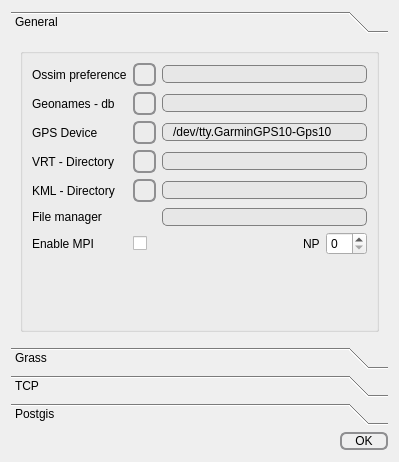
<?xml version="1.0" encoding="UTF-8"?>
<ui version="4.0">
 <class>Form</class>
 <widget class="QWidget" name="Form">
  <property name="geometry">
   <rect>
    <x>0</x>
    <y>0</y>
    <width>399</width>
    <height>462</height>
   </rect>
  </property>
  <property name="windowTitle">
   <string>Preference</string>
  </property>
  <property name="windowIcon">
   <iconset resource="../resources.qrc">
    <normaloff>:/icons/tools.png</normaloff>:/icons/tools.png</iconset>
  </property>
  <layout class="QVBoxLayout" name="verticalLayout">
   <item>
    <widget class="QToolBox" name="toolBox">
     <property name="currentIndex">
      <number>0</number>
     </property>
     <widget class="QWidget" name="page_5">
      <property name="geometry">
       <rect>
        <x>0</x>
        <y>0</y>
        <width>360</width>
        <height>293</height>
       </rect>
      </property>
      <attribute name="icon">
       <iconset resource="../resources.qrc">
        <normaloff>:/icons/epi.gif</normaloff>:/icons/epi.gif</iconset>
      </attribute>
      <attribute name="label">
       <string>General</string>
      </attribute>
      <layout class="QVBoxLayout" name="verticalLayout_5">
       <item>
        <widget class="QGroupBox" name="groupBox_2">
         <property name="title">
          <string/>
         </property>
         <layout class="QVBoxLayout" name="verticalLayout_6">
          <item>
           <layout class="QGridLayout" name="gridLayout">
            <item row="0" column="2">
             <widget class="QLineEdit" name="ossimpreference">
              <property name="styleSheet">
               <string notr="true">QLineEdit {
     border: 1px solid gray;
     border-radius: 5px;
     padding: 0 8px;
     background: rgb(231, 231, 231);
 }</string>
              </property>
              <property name="text">
               <string/>
              </property>
             </widget>
            </item>
            <item row="0" column="0">
             <widget class="QLabel" name="label_6">
              <property name="text">
               <string>Ossim preference</string>
              </property>
             </widget>
            </item>
            <item row="0" column="1">
             <widget class="QToolButton" name="selectpref">
              <property name="styleSheet">
               <string notr="true"> QToolButton { /* all types of tool button */
     border: 2px solid #8f8f91;
     border-radius: 6px;
     background-color: qlineargradient(x1: 0, y1: 0, x2: 0, y2: 1,
                                       stop: 0 #f6f7fa, stop: 1 #dadbde);
 }

 QToolButton[popupMode=&quot;1&quot;] { /* only for MenuButtonPopup */
     padding-right: 20px; /* make way for the popup button */
 }

 QToolButton:pressed {
     background-color: qlineargradient(x1: 0, y1: 0, x2: 0, y2: 1,
                                       stop: 0 #dadbde, stop: 1 #f6f7fa);
 }

 QToolButton:checked {
     background-color: qlineargradient(x1: 0, y1: 0, x2: 0, y2: 1,
                                       stop: 0 white, stop: 1 blue);
 }

 /* the subcontrols below are used only in the MenuButtonPopup mode */
 QToolButton::menu-button {
     border: 2px solid gray;
     border-top-right-radius: 6px;
     border-bottom-right-radius: 6px;
     /* 16px width + 4px for border = 20px allocated above */
     width: 16px;
 }

 QToolButton::menu-arrow {
     image: url(downarrow.png);
 }

 QToolButton::menu-arrow:open {
     top: 1px; left: 1px; /* shift it a bit */
 }</string>
              </property>
              <property name="text">
               <string/>
              </property>
              <property name="icon">
               <iconset resource="../resources.qrc">
                <normaloff>:/icons/page22_1.jpg</normaloff>:/icons/page22_1.jpg</iconset>
              </property>
             </widget>
            </item>
            <item row="2" column="0">
             <widget class="QLabel" name="label_4">
              <property name="text">
               <string>Geonames - db</string>
              </property>
             </widget>
            </item>
            <item row="2" column="1">
             <widget class="QToolButton" name="selectgeonamesdb">
              <property name="styleSheet">
               <string notr="true"> QToolButton { /* all types of tool button */
     border: 2px solid #8f8f91;
     border-radius: 6px;
     background-color: qlineargradient(x1: 0, y1: 0, x2: 0, y2: 1,
                                       stop: 0 #f6f7fa, stop: 1 #dadbde);
 }

 QToolButton[popupMode=&quot;1&quot;] { /* only for MenuButtonPopup */
     padding-right: 20px; /* make way for the popup button */
 }

 QToolButton:pressed {
     background-color: qlineargradient(x1: 0, y1: 0, x2: 0, y2: 1,
                                       stop: 0 #dadbde, stop: 1 #f6f7fa);
 }

 QToolButton:checked {
     background-color: qlineargradient(x1: 0, y1: 0, x2: 0, y2: 1,
                                       stop: 0 white, stop: 1 blue);
 }

 /* the subcontrols below are used only in the MenuButtonPopup mode */
 QToolButton::menu-button {
     border: 2px solid gray;
     border-top-right-radius: 6px;
     border-bottom-right-radius: 6px;
     /* 16px width + 4px for border = 20px allocated above */
     width: 16px;
 }

 QToolButton::menu-arrow {
     image: url(downarrow.png);
 }

 QToolButton::menu-arrow:open {
     top: 1px; left: 1px; /* shift it a bit */
 }</string>
              </property>
              <property name="text">
               <string/>
              </property>
              <property name="icon">
               <iconset resource="../resources.qrc">
                <normaloff>:/icons/db.png</normaloff>:/icons/db.png</iconset>
              </property>
             </widget>
            </item>
            <item row="2" column="2">
             <widget class="QLineEdit" name="geonames">
              <property name="styleSheet">
               <string notr="true">QLineEdit {
     border: 1px solid gray;
     border-radius: 5px;
     padding: 0 8px;
     background: rgb(231, 231, 231);
 }</string>
              </property>
              <property name="text">
               <string/>
              </property>
             </widget>
            </item>
            <item row="3" column="0">
             <widget class="QLabel" name="label_5">
              <property name="text">
               <string>GPS Device</string>
              </property>
             </widget>
            </item>
            <item row="3" column="1">
             <widget class="QToolButton" name="selectgpsdevice">
              <property name="styleSheet">
               <string notr="true"> QToolButton { /* all types of tool button */
     border: 2px solid #8f8f91;
     border-radius: 6px;
     background-color: qlineargradient(x1: 0, y1: 0, x2: 0, y2: 1,
                                       stop: 0 #f6f7fa, stop: 1 #dadbde);
 }

 QToolButton[popupMode=&quot;1&quot;] { /* only for MenuButtonPopup */
     padding-right: 20px; /* make way for the popup button */
 }

 QToolButton:pressed {
     background-color: qlineargradient(x1: 0, y1: 0, x2: 0, y2: 1,
                                       stop: 0 #dadbde, stop: 1 #f6f7fa);
 }

 QToolButton:checked {
     background-color: qlineargradient(x1: 0, y1: 0, x2: 0, y2: 1,
                                       stop: 0 white, stop: 1 blue);
 }

 /* the subcontrols below are used only in the MenuButtonPopup mode */
 QToolButton::menu-button {
     border: 2px solid gray;
     border-top-right-radius: 6px;
     border-bottom-right-radius: 6px;
     /* 16px width + 4px for border = 20px allocated above */
     width: 16px;
 }

 QToolButton::menu-arrow {
     image: url(downarrow.png);
 }

 QToolButton::menu-arrow:open {
     top: 1px; left: 1px; /* shift it a bit */
 }</string>
              </property>
              <property name="text">
               <string/>
              </property>
              <property name="icon">
               <iconset resource="../resources.qrc">
                <normaloff>:/icons/satellite.png</normaloff>:/icons/satellite.png</iconset>
              </property>
             </widget>
            </item>
            <item row="3" column="2">
             <widget class="QLineEdit" name="gpsdevice">
              <property name="styleSheet">
               <string notr="true">QLineEdit {
     border: 1px solid gray;
     border-radius: 5px;
     padding: 0 8px;
     background: rgb(231, 231, 231);
 }</string>
              </property>
              <property name="text">
               <string>/dev/tty.GarminGPS10-Gps10 </string>
              </property>
             </widget>
            </item>
            <item row="4" column="0">
             <widget class="QLabel" name="label_8">
              <property name="text">
               <string>VRT - Directory</string>
              </property>
             </widget>
            </item>
            <item row="4" column="1">
             <widget class="QToolButton" name="selectVrt">
              <property name="styleSheet">
               <string notr="true"> QToolButton { /* all types of tool button */
     border: 2px solid #8f8f91;
     border-radius: 6px;
     background-color: qlineargradient(x1: 0, y1: 0, x2: 0, y2: 1,
                                       stop: 0 #f6f7fa, stop: 1 #dadbde);
 }

 QToolButton[popupMode=&quot;1&quot;] { /* only for MenuButtonPopup */
     padding-right: 20px; /* make way for the popup button */
 }

 QToolButton:pressed {
     background-color: qlineargradient(x1: 0, y1: 0, x2: 0, y2: 1,
                                       stop: 0 #dadbde, stop: 1 #f6f7fa);
 }

 QToolButton:checked {
     background-color: qlineargradient(x1: 0, y1: 0, x2: 0, y2: 1,
                                       stop: 0 white, stop: 1 blue);
 }

 /* the subcontrols below are used only in the MenuButtonPopup mode */
 QToolButton::menu-button {
     border: 2px solid gray;
     border-top-right-radius: 6px;
     border-bottom-right-radius: 6px;
     /* 16px width + 4px for border = 20px allocated above */
     width: 16px;
 }

 QToolButton::menu-arrow {
     image: url(downarrow.png);
 }

 QToolButton::menu-arrow:open {
     top: 1px; left: 1px; /* shift it a bit */
 }</string>
              </property>
              <property name="text">
               <string/>
              </property>
              <property name="icon">
               <iconset resource="../resources.qrc">
                <normaloff>:/icons/gdal-logo-1.png</normaloff>:/icons/gdal-logo-1.png</iconset>
              </property>
             </widget>
            </item>
            <item row="4" column="2">
             <widget class="QLineEdit" name="VrtDir">
              <property name="styleSheet">
               <string notr="true">QLineEdit {
     border: 1px solid gray;
     border-radius: 5px;
     padding: 0 8px;
     background: rgb(231, 231, 231);
 }</string>
              </property>
              <property name="text">
               <string/>
              </property>
             </widget>
            </item>
            <item row="5" column="1">
             <widget class="QToolButton" name="selectKml">
              <property name="styleSheet">
               <string notr="true"> QToolButton { /* all types of tool button */
     border: 2px solid #8f8f91;
     border-radius: 6px;
     background-color: qlineargradient(x1: 0, y1: 0, x2: 0, y2: 1,
                                       stop: 0 #f6f7fa, stop: 1 #dadbde);
 }

 QToolButton[popupMode=&quot;1&quot;] { /* only for MenuButtonPopup */
     padding-right: 20px; /* make way for the popup button */
 }

 QToolButton:pressed {
     background-color: qlineargradient(x1: 0, y1: 0, x2: 0, y2: 1,
                                       stop: 0 #dadbde, stop: 1 #f6f7fa);
 }

 QToolButton:checked {
     background-color: qlineargradient(x1: 0, y1: 0, x2: 0, y2: 1,
                                       stop: 0 white, stop: 1 blue);
 }

 /* the subcontrols below are used only in the MenuButtonPopup mode */
 QToolButton::menu-button {
     border: 2px solid gray;
     border-top-right-radius: 6px;
     border-bottom-right-radius: 6px;
     /* 16px width + 4px for border = 20px allocated above */
     width: 16px;
 }

 QToolButton::menu-arrow {
     image: url(downarrow.png);
 }

 QToolButton::menu-arrow:open {
     top: 1px; left: 1px; /* shift it a bit */
 }</string>
              </property>
              <property name="text">
               <string/>
              </property>
              <property name="icon">
               <iconset resource="../resources.qrc">
                <normaloff>:/icons/saveinfo.png</normaloff>:/icons/saveinfo.png</iconset>
              </property>
             </widget>
            </item>
            <item row="5" column="2">
             <widget class="QLineEdit" name="KmlDir">
              <property name="styleSheet">
               <string notr="true">QLineEdit {
     border: 1px solid gray;
     border-radius: 5px;
     padding: 0 8px;
     background: rgb(231, 231, 231);
 }</string>
              </property>
              <property name="text">
               <string/>
              </property>
             </widget>
            </item>
            <item row="6" column="2">
             <widget class="QLineEdit" name="filemanager">
              <property name="styleSheet">
               <string notr="true">QLineEdit {
     border: 1px solid gray;
     border-radius: 5px;
     padding: 0 8px;
     background: rgb(231, 231, 231);
 }</string>
              </property>
              <property name="text">
               <string/>
              </property>
             </widget>
            </item>
            <item row="5" column="0">
             <widget class="QLabel" name="label_9">
              <property name="text">
               <string>KML - Directory</string>
              </property>
             </widget>
            </item>
            <item row="6" column="0">
             <widget class="QLabel" name="label_7">
              <property name="text">
               <string>File manager</string>
              </property>
             </widget>
            </item>
            <item row="7" column="1" colspan="2">
             <layout class="QHBoxLayout" name="horizontalLayout">
              <item>
               <widget class="QCheckBox" name="mpi">
                <property name="layoutDirection">
                 <enum>Qt::LeftToRight</enum>
                </property>
                <property name="autoFillBackground">
                 <bool>false</bool>
                </property>
                <property name="text">
                 <string/>
                </property>
               </widget>
              </item>
              <item>
               <spacer name="horizontalSpacer_2">
                <property name="orientation">
                 <enum>Qt::Horizontal</enum>
                </property>
                <property name="sizeHint" stdset="0">
                 <size>
                  <width>40</width>
                  <height>20</height>
                 </size>
                </property>
               </spacer>
              </item>
              <item>
               <widget class="QLabel" name="label_11">
                <property name="text">
                 <string>NP</string>
                </property>
               </widget>
              </item>
              <item>
               <widget class="QSpinBox" name="np">
                <property name="value">
                 <number>0</number>
                </property>
               </widget>
              </item>
             </layout>
            </item>
            <item row="7" column="0">
             <widget class="QLabel" name="label_10">
              <property name="text">
               <string>Enable MPI</string>
              </property>
             </widget>
            </item>
           </layout>
          </item>
          <item>
           <spacer name="verticalSpacer_3">
            <property name="orientation">
             <enum>Qt::Vertical</enum>
            </property>
            <property name="sizeHint" stdset="0">
             <size>
              <width>20</width>
              <height>40</height>
             </size>
            </property>
           </spacer>
          </item>
         </layout>
        </widget>
       </item>
      </layout>
     </widget>
     <widget class="QWidget" name="page_3">
      <attribute name="icon">
       <iconset resource="../resources.qrc">
        <normaloff>:/icons/grass_icon.png</normaloff>:/icons/grass_icon.png</iconset>
      </attribute>
      <attribute name="label">
       <string>Grass</string>
      </attribute>
      <layout class="QGridLayout" name="gridLayout_3">
       <item row="0" column="0">
        <layout class="QGridLayout" name="gridLayout_2">
         <item row="0" column="0">
          <widget class="QLabel" name="label_12">
           <property name="text">
            <string>Point Size</string>
           </property>
          </widget>
         </item>
         <item row="0" column="1">
          <widget class="QLineEdit" name="PointSize">
           <property name="text">
            <string>1,1</string>
           </property>
          </widget>
         </item>
         <item row="1" column="1">
          <widget class="QLineEdit" name="LineWidth">
           <property name="text">
            <string>1,1</string>
           </property>
          </widget>
         </item>
         <item row="2" column="1">
          <widget class="QLineEdit" name="PenColor">
           <property name="text">
            <string>111,111,111</string>
           </property>
          </widget>
         </item>
         <item row="3" column="1">
          <widget class="QLineEdit" name="BrushColor">
           <property name="text">
            <string>111,111,111</string>
           </property>
          </widget>
         </item>
         <item row="1" column="0">
          <widget class="QLabel" name="label_13">
           <property name="text">
            <string>Line Width</string>
           </property>
          </widget>
         </item>
         <item row="2" column="0">
          <widget class="QLabel" name="label_14">
           <property name="text">
            <string>Pen Color</string>
           </property>
          </widget>
         </item>
         <item row="3" column="0">
          <widget class="QLabel" name="label_15">
           <property name="text">
            <string>Brush Color</string>
           </property>
          </widget>
         </item>
         <item row="4" column="0">
          <widget class="QLabel" name="label_16">
           <property name="text">
            <string>Thickness</string>
           </property>
          </widget>
         </item>
         <item row="4" column="1">
          <widget class="QLineEdit" name="Thickness">
           <property name="text">
            <string>1</string>
           </property>
          </widget>
         </item>
         <item row="5" column="1">
          <widget class="QLineEdit" name="Fill">
           <property name="text">
            <string>0</string>
           </property>
          </widget>
         </item>
         <item row="5" column="0">
          <widget class="QLabel" name="label_17">
           <property name="text">
            <string>Fill</string>
           </property>
          </widget>
         </item>
        </layout>
       </item>
       <item row="1" column="0">
        <spacer name="verticalSpacer_4">
         <property name="orientation">
          <enum>Qt::Vertical</enum>
         </property>
         <property name="sizeHint" stdset="0">
          <size>
           <width>20</width>
           <height>40</height>
          </size>
         </property>
        </spacer>
       </item>
      </layout>
     </widget>
     <widget class="QWidget" name="page_2">
      <property name="geometry">
       <rect>
        <x>0</x>
        <y>0</y>
        <width>375</width>
        <height>260</height>
       </rect>
      </property>
      <attribute name="icon">
       <iconset resource="../resources.qrc">
        <normaloff>:/icons/keyser-tux-wifi-logo-2300.png</normaloff>:/icons/keyser-tux-wifi-logo-2300.png</iconset>
      </attribute>
      <attribute name="label">
       <string>TCP</string>
      </attribute>
      <layout class="QVBoxLayout" name="verticalLayout_4">
       <item>
        <widget class="QGroupBox" name="groupBox">
         <property name="title">
          <string/>
         </property>
         <layout class="QVBoxLayout" name="verticalLayout_3">
          <item>
           <layout class="QGridLayout" name="gridLayout_4">
            <item row="4" column="1">
             <widget class="QLineEdit" name="dataport">
              <property name="styleSheet">
               <string notr="true">QLineEdit {
     border: 1px solid gray;
     border-radius: 5px;
     padding: 0 8px;
     background: rgb(231, 231, 231);
 }</string>
              </property>
              <property name="text">
               <string>8000</string>
              </property>
             </widget>
            </item>
            <item row="4" column="0">
             <widget class="QLabel" name="label_3">
              <property name="text">
               <string>Data-Port</string>
              </property>
             </widget>
            </item>
            <item row="3" column="1">
             <widget class="QLineEdit" name="navport">
              <property name="styleSheet">
               <string notr="true">QLineEdit {
     border: 1px solid gray;
     border-radius: 5px;
     padding: 0 8px;
     background: rgb(231, 231, 231);
 }</string>
              </property>
              <property name="text">
               <string>7000</string>
              </property>
             </widget>
            </item>
            <item row="3" column="0">
             <widget class="QLabel" name="label_2">
              <property name="text">
               <string>Nav-Port</string>
              </property>
             </widget>
            </item>
            <item row="0" column="1">
             <widget class="QLineEdit" name="hostname">
              <property name="styleSheet">
               <string notr="true">QLineEdit {
     border: 1px solid gray;
     border-radius: 5px;
     padding: 0 8px;
     background: rgb(231, 231, 231);
 }</string>
              </property>
              <property name="text">
               <string>localhost</string>
              </property>
             </widget>
            </item>
            <item row="0" column="0">
             <widget class="QLabel" name="label">
              <property name="text">
               <string>Host</string>
              </property>
             </widget>
            </item>
           </layout>
          </item>
          <item>
           <spacer name="verticalSpacer_2">
            <property name="orientation">
             <enum>Qt::Vertical</enum>
            </property>
            <property name="sizeHint" stdset="0">
             <size>
              <width>20</width>
              <height>40</height>
             </size>
            </property>
           </spacer>
          </item>
         </layout>
        </widget>
       </item>
      </layout>
     </widget>
     <widget class="QWidget" name="page">
      <property name="geometry">
       <rect>
        <x>0</x>
        <y>0</y>
        <width>360</width>
        <height>280</height>
       </rect>
      </property>
      <attribute name="icon">
       <iconset resource="../resources.qrc">
        <normaloff>:/icons/spit.png</normaloff>:/icons/spit.png</iconset>
      </attribute>
      <attribute name="label">
       <string>Postgis</string>
      </attribute>
      <layout class="QVBoxLayout" name="verticalLayout_2">
       <item>
        <widget class="QGroupBox" name="ConnectionGroupBox">
         <property name="title">
          <string/>
         </property>
         <layout class="QVBoxLayout" name="verticalLayout_21">
          <item>
           <layout class="QHBoxLayout" name="Database">
            <item>
             <layout class="QVBoxLayout" name="dbVerticalLayout">
              <item>
               <widget class="QLabel" name="label_name">
                <property name="text">
                 <string>Name</string>
                </property>
               </widget>
              </item>
              <item>
               <widget class="QLabel" name="label_host">
                <property name="text">
                 <string>Host</string>
                </property>
               </widget>
              </item>
              <item>
               <widget class="QLabel" name="label_dbname">
                <property name="text">
                 <string>Database</string>
                </property>
               </widget>
              </item>
              <item>
               <widget class="QLabel" name="label_port">
                <property name="text">
                 <string>Port</string>
                </property>
               </widget>
              </item>
              <item>
               <widget class="QLabel" name="label_username">
                <property name="text">
                 <string>Username</string>
                </property>
               </widget>
              </item>
              <item>
               <widget class="QLabel" name="label_password">
                <property name="text">
                 <string>Password</string>
                </property>
               </widget>
              </item>
             </layout>
            </item>
            <item>
             <layout class="QVBoxLayout" name="DBLayout">
              <item>
               <widget class="QLineEdit" name="ConnectionName">
                <property name="styleSheet">
                 <string notr="true">QLineEdit {
     border: 1px solid gray;
     border-radius: 5px;
     padding: 0 8px;
     background: rgb(231, 231, 231);
 }</string>
                </property>
                <property name="text">
                 <string/>
                </property>
               </widget>
              </item>
              <item>
               <widget class="QLineEdit" name="DbHost">
                <property name="styleSheet">
                 <string notr="true">QLineEdit {
     border: 1px solid gray;
     border-radius: 5px;
     padding: 0 8px;
     background: rgb(231, 231, 231);
 }</string>
                </property>
                <property name="text">
                 <string>localhost</string>
                </property>
               </widget>
              </item>
              <item>
               <widget class="QLineEdit" name="DbName">
                <property name="styleSheet">
                 <string notr="true">QLineEdit {
     border: 1px solid gray;
     border-radius: 5px;
     padding: 0 8px;
     background: rgb(231, 231, 231);
 }</string>
                </property>
                <property name="text">
                 <string/>
                </property>
               </widget>
              </item>
              <item>
               <widget class="QLineEdit" name="DbPort">
                <property name="styleSheet">
                 <string notr="true">QLineEdit {
     border: 1px solid gray;
     border-radius: 5px;
     padding: 0 8px;
     background: rgb(231, 231, 231);
 }</string>
                </property>
                <property name="text">
                 <string>5432</string>
                </property>
               </widget>
              </item>
              <item>
               <widget class="QLineEdit" name="DbUser">
                <property name="styleSheet">
                 <string notr="true">QLineEdit {
     border: 1px solid gray;
     border-radius: 5px;
     padding: 0 8px;
     background: rgb(231, 231, 231);
 }</string>
                </property>
                <property name="text">
                 <string/>
                </property>
               </widget>
              </item>
              <item>
               <widget class="QLineEdit" name="DbPassword">
                <property name="styleSheet">
                 <string notr="true">QLineEdit {
     border: 1px solid gray;
     border-radius: 5px;
     padding: 0 8px;
     background: rgb(231, 231, 231);
 }</string>
                </property>
                <property name="text">
                 <string/>
                </property>
                <property name="echoMode">
                 <enum>QLineEdit::Password</enum>
                </property>
               </widget>
              </item>
             </layout>
            </item>
           </layout>
          </item>
          <item>
           <layout class="QHBoxLayout" name="ConnectionGroupBoxhorizontalLayout">
            <item>
             <spacer name="SaveDbSettingshorizontalSpacer">
              <property name="orientation">
               <enum>Qt::Horizontal</enum>
              </property>
              <property name="sizeHint" stdset="0">
               <size>
                <width>40</width>
                <height>20</height>
               </size>
              </property>
             </spacer>
            </item>
            <item>
             <widget class="QPushButton" name="pushButton">
              <property name="styleSheet">
               <string notr="true">QPushButton {
     border: 2px solid #8f8f91;
     border-radius: 6px;
     background-color: qlineargradient(x1: 0, y1: 0, x2: 0, y2: 1,
                                       stop: 0 #f6f7fa, stop: 1 #dadbde);
     min-width: 44px;
 }

 QPushButton:pressed {
     background-color: qlineargradient(x1: 0, y1: 0, x2: 0, y2: 1,
                                       stop: 0 #dadbde, stop: 1 #f6f7fa);
 }

 QPushButton:flat {
     border: none; /* no border for a flat push button */
 }

 QPushButton:default {
     border-color: navy; /* make the default button prominent */
 }</string>
              </property>
              <property name="text">
               <string>Test</string>
              </property>
             </widget>
            </item>
           </layout>
          </item>
          <item>
           <spacer name="verticalSpacer">
            <property name="orientation">
             <enum>Qt::Vertical</enum>
            </property>
            <property name="sizeHint" stdset="0">
             <size>
              <width>20</width>
              <height>40</height>
             </size>
            </property>
           </spacer>
          </item>
         </layout>
        </widget>
       </item>
      </layout>
     </widget>
    </widget>
   </item>
   <item>
    <layout class="QGridLayout" name="gridLayout_5">
     <item row="1" column="1">
      <widget class="QPushButton" name="SaveSettings">
       <property name="styleSheet">
        <string notr="true">QPushButton {
     border: 2px solid #8f8f91;
     border-radius: 6px;
     background-color: qlineargradient(x1: 0, y1: 0, x2: 0, y2: 1,
                                       stop: 0 #f6f7fa, stop: 1 #dadbde);
     min-width: 44px;
 }

 QPushButton:pressed {
     background-color: qlineargradient(x1: 0, y1: 0, x2: 0, y2: 1,
                                       stop: 0 #dadbde, stop: 1 #f6f7fa);
 }

 QPushButton:flat {
     border: none; /* no border for a flat push button */
 }

 QPushButton:default {
     border-color: navy; /* make the default button prominent */
 }</string>
       </property>
       <property name="text">
        <string>OK</string>
       </property>
      </widget>
     </item>
     <item row="1" column="0">
      <spacer name="horizontalSpacer">
       <property name="orientation">
        <enum>Qt::Horizontal</enum>
       </property>
       <property name="sizeHint" stdset="0">
        <size>
         <width>40</width>
         <height>20</height>
        </size>
       </property>
      </spacer>
     </item>
    </layout>
   </item>
  </layout>
 </widget>
 <resources>
  <include location="../resources.qrc"/>
 </resources>
 <connections/>
</ui>
